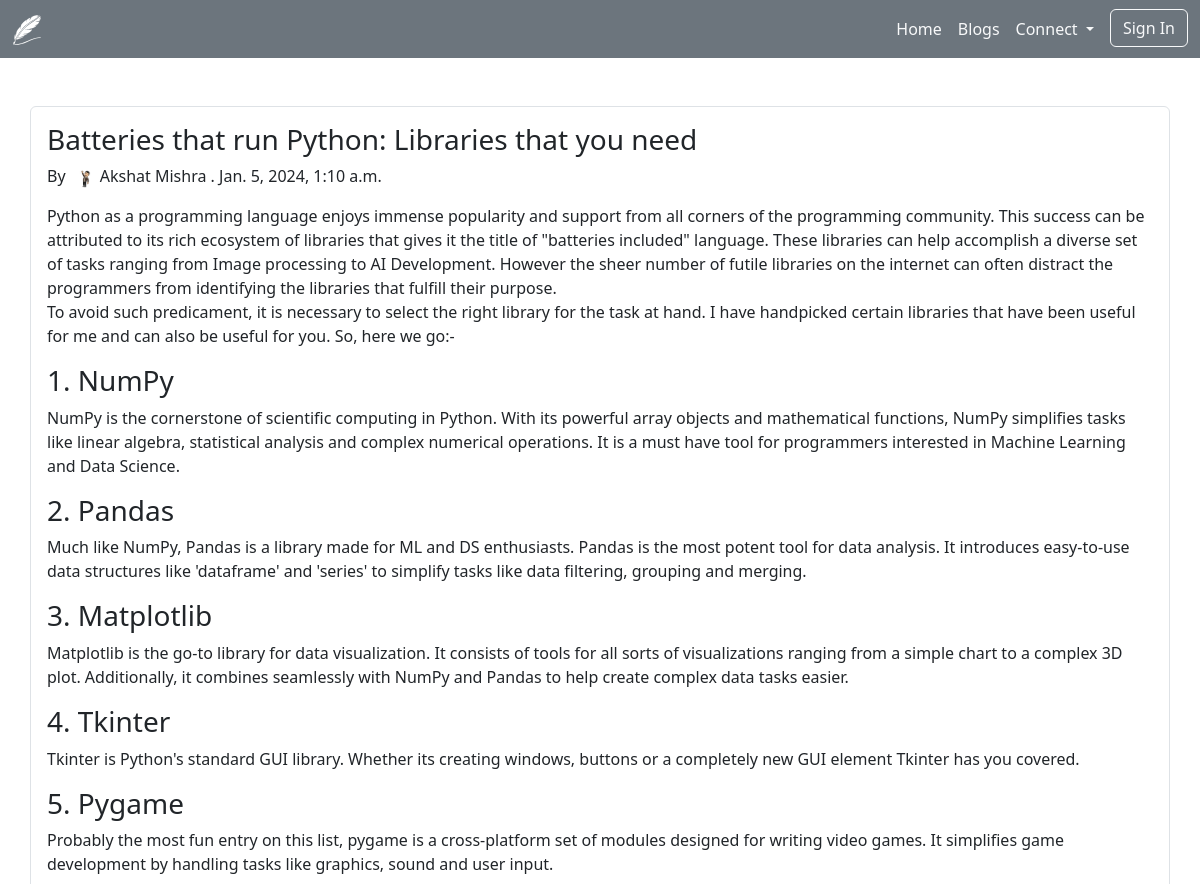
Before: /posts/2 (upper part) with the older database file.
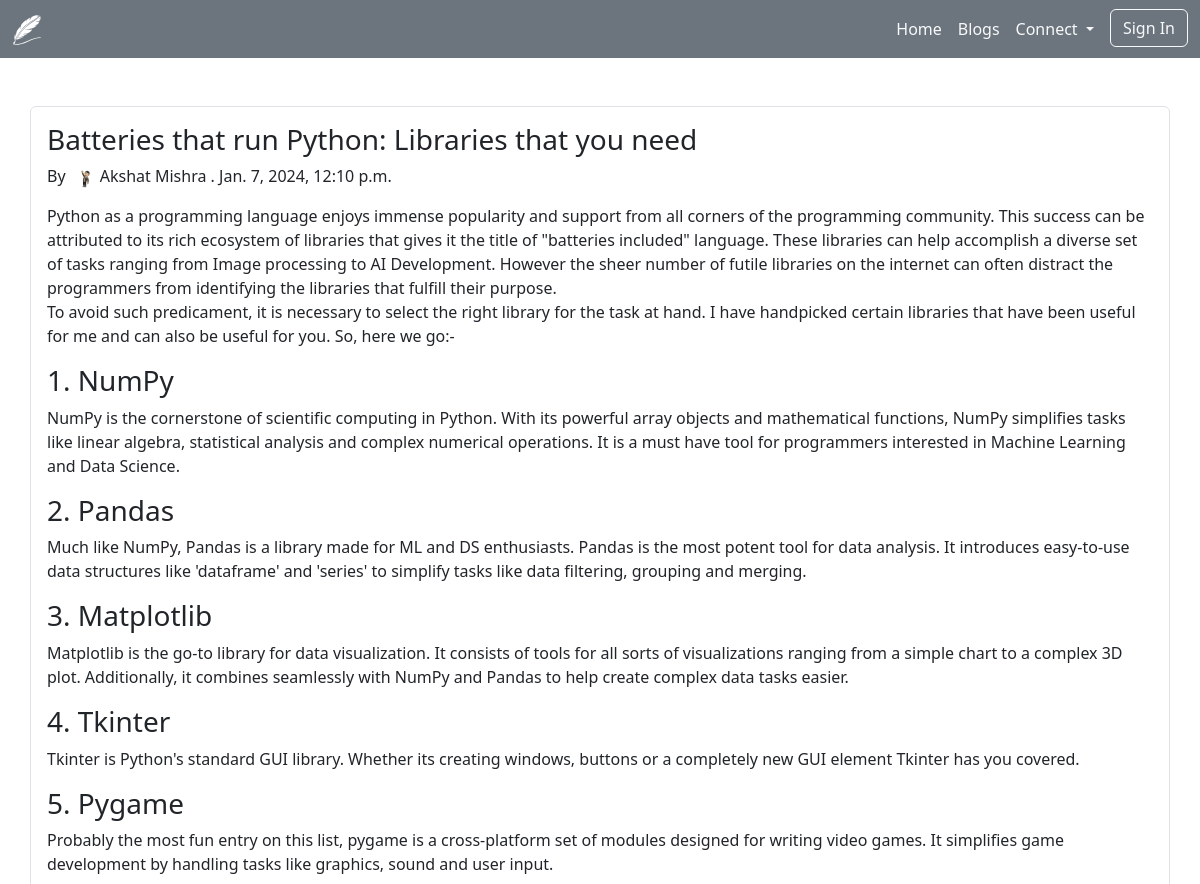
After: the same page with the newer database file.
### Home/models.py (models this page shows, shortened)
class Post(models.Model):
    title = models.CharField(max_length=100)
    image = models.ImageField(null=True, blank=True, upload_to="images/")
    datetime = models.DateTimeField(default=datetime.now())
    content = models.CharField(max_length=10000000)

### Home/views.py (the view)
# urls.py: path('posts/<str:pk>', views.post, name="post"),
def post(request, pk):
    id = pk
    posts = Post.objects.get(id=pk)
    if request.method == 'POST':
        post = Post.objects.get(id=pk)
        name = request.user
        body = request.POST.get('body')
        Comment.objects.create(post=post, name=name, body=body)
        return redirect(f'/posts/{id}')
    else:
        return render(request, 'post.html', {
            'posts': posts,
        })

### templates/post.html (shortened to what this page needs)
{% extends 'base.html' %}
{% load static %}
{% block content %}
<section class="mx-3 my-5" id="post">
  <div class="container rounded border p-3 mb-5">
    <h3 class="">{{posts.title}}</h3>
    <p class="">By <img style="border-radius: 50%; height: 20px; width: 20px; margin-inline: 5px;" src="{% static 'assets/img/prof-pic.jpg' %}">Akshat Mishra . {{posts.datetime}}
    </p>
    <p>{{posts.content|safe}}</p>
  </div>
</section>
  {% endblock %}

Changed rows visible on the page:
changed Post "Batteries that run Python: Libraries that you need": datetime "Jan. 5, 2024, 1:10 a.m." → "Jan. 7, 2024, 12:10 p.m."
